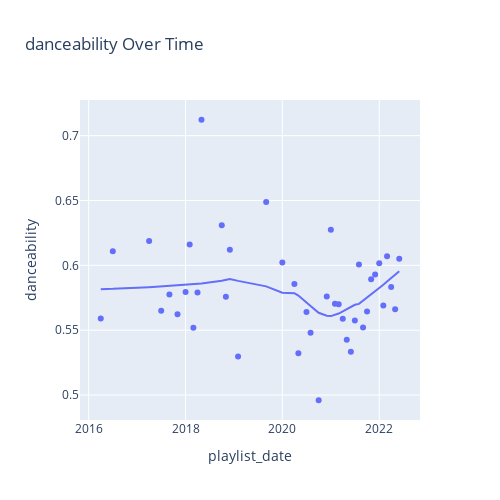
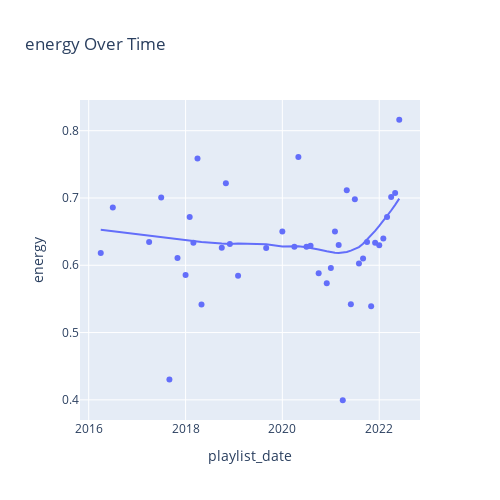
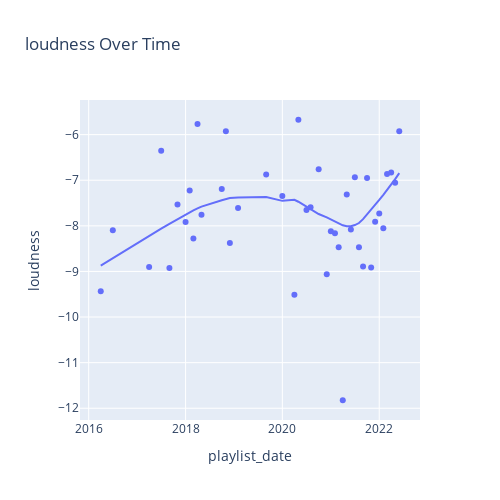
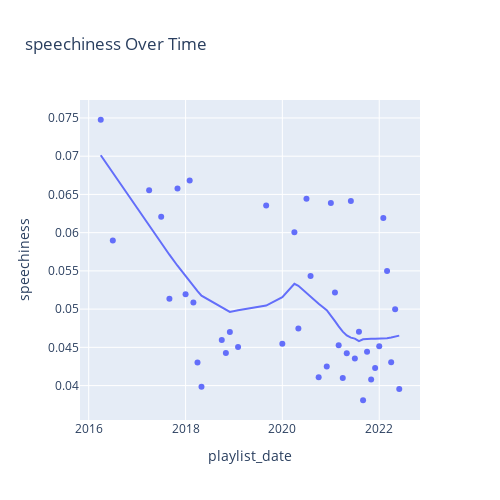

Notebook cell for these charts, in order:
### Markdown cell above
First, I look at plots over time (with smoothing) for the average of the various continous variables. Of note, it looks like recently (since 2020) the music I've been listening to is more danceable, more energetic, louder, more instrumental, less speechy (read: rap), more live, more recent, more popular (track-wise) and less popular (artist-wise).

### Code cell
# plots based on date

for y in mean_vals:
    fig = px.scatter(datePivot, x="playlist_date", y=y, title=f"{y} Over Time", height=500, width=500, trendline="lowess", trendline_options=dict(frac=0.5))
    fig.show()
